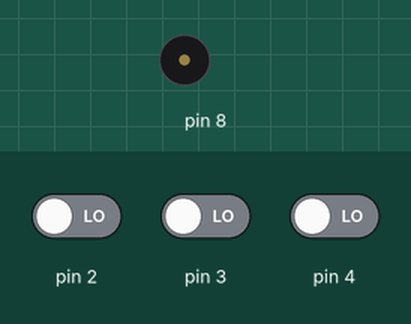
Simulated run of this sketch. Board: Arduino Uno, built with avr-gcc and run on an emulated ATmega328P. On the bench: buzzer (waves = sounding). Inputs (shaded band) come from the test bench; at power-on: pin 2 LOW, pin 3 LOW, pin 4 LOW.

Above: at 1.2 s.
1.3 s: pin 2 driven HIGH
At 1.8 s:
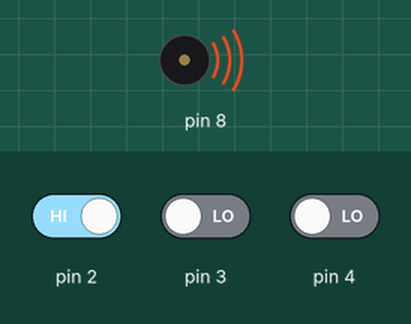
2.8 s: pin 2 driven LOW
At 4.0 s:
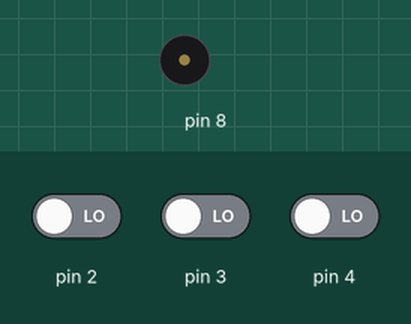
4.3 s: pin 3 driven HIGH
At 5.3 s:
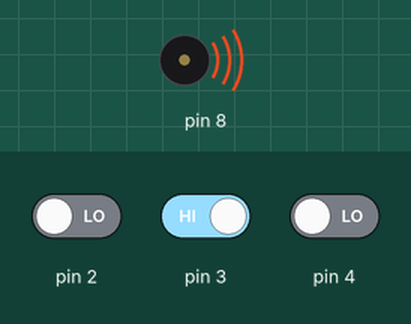
Timing chart, 0 to 7.3 s (numbered marks = the images above; inputs shaded):
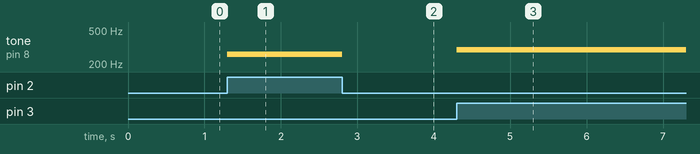

Measured:
- after the input at 1.3 s, tone on pin 8: silent → 261 Hz at once
- after the input at 2.8 s, tone on pin 8: 261 Hz → silent at once
- after the input at 4.3 s, tone on pin 8: silent → 293 Hz at once

The sketch:

LAB5_2.ino
```cpp
void setup() {

}

void loop() {
  if(HIGH==digitalRead(2)){
    tone(8,261.6);


    }
  else if(HIGH==digitalRead(3)){
    tone(8,293.6);
    }
  else if(HIGH==digitalRead(4)){
    tone(8,329.6);
    }
  else{
    noTone(8);
    }

}
```
